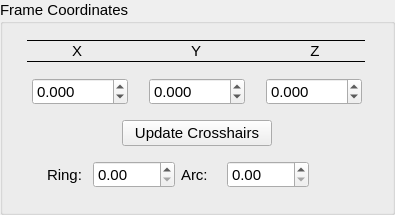
    <widget class="QGroupBox" name="frameCoordsGB">
     <property name="sizePolicy">
      <sizepolicy hsizetype="MinimumExpanding" vsizetype="Preferred">
       <horstretch>0</horstretch>
       <verstretch>0</verstretch>
      </sizepolicy>
     </property>
     <property name="minimumSize">
      <size>
       <width>395</width>
       <height>0</height>
      </size>
     </property>
     <property name="font">
      <font>
       <family>Arial</family>
       <pointsize>11</pointsize>
      </font>
     </property>
     <property name="title">
      <string>Frame Coordinates   </string>
     </property>
     <layout class="QGridLayout" name="gridLayout_3">
      <property name="leftMargin">
       <number>5</number>
      </property>
      <property name="topMargin">
       <number>15</number>
      </property>
      <property name="rightMargin">
       <number>5</number>
      </property>
      <property name="bottomMargin">
       <number>15</number>
      </property>
      <item row="1" column="0" colspan="4">
       <widget class="QWidget" name="widget_6" native="true">
        <property name="font">
         <font>
          <family>Arial</family>
          <pointsize>11</pointsize>
         </font>
        </property>
        <layout class="QHBoxLayout" name="horizontalLayout_3">
         <item>
          <widget class="QDoubleSpinBox" name="frameCoordsPlanningX">
           <property name="sizePolicy">
            <sizepolicy hsizetype="Fixed" vsizetype="Fixed">
             <horstretch>0</horstretch>
             <verstretch>0</verstretch>
            </sizepolicy>
           </property>
           <property name="minimumSize">
            <size>
             <width>65</width>
             <height>0</height>
            </size>
           </property>
           <property name="font">
            <font>
             <family>Arial</family>
             <pointsize>11</pointsize>
            </font>
           </property>
           <property name="focusPolicy">
            <enum>Qt::StrongFocus</enum>
           </property>
           <property name="decimals">
            <number>3</number>
           </property>
           <property name="minimum">
            <double>-1000.000000000000000</double>
           </property>
           <property name="maximum">
            <double>1000.000000000000000</double>
           </property>
          </widget>
         </item>
         <item>
          <widget class="QDoubleSpinBox" name="frameCoordsPlanningY">
           <property name="sizePolicy">
            <sizepolicy hsizetype="Fixed" vsizetype="Fixed">
             <horstretch>0</horstretch>
             <verstretch>0</verstretch>
            </sizepolicy>
           </property>
           <property name="minimumSize">
            <size>
             <width>65</width>
             <height>0</height>
            </size>
           </property>
           <property name="font">
            <font>
             <family>Arial</family>
             <pointsize>11</pointsize>
            </font>
           </property>
           <property name="focusPolicy">
            <enum>Qt::StrongFocus</enum>
           </property>
           <property name="decimals">
            <number>3</number>
           </property>
           <property name="minimum">
            <double>-1000.000000000000000</double>
           </property>
           <property name="maximum">
            <double>1000.000000000000000</double>
           </property>
          </widget>
         </item>
         <item>
          <widget class="QDoubleSpinBox" name="frameCoordsPlanningZ">
           <property name="sizePolicy">
            <sizepolicy hsizetype="Fixed" vsizetype="Fixed">
             <horstretch>0</horstretch>
             <verstretch>0</verstretch>
            </sizepolicy>
           </property>
           <property name="minimumSize">
            <size>
             <width>65</width>
             <height>0</height>
            </size>
           </property>
           <property name="font">
            <font>
             <family>Arial</family>
             <pointsize>11</pointsize>
            </font>
           </property>
           <property name="focusPolicy">
            <enum>Qt::StrongFocus</enum>
           </property>
           <property name="decimals">
            <number>3</number>
           </property>
           <property name="minimum">
            <double>-1000.000000000000000</double>
           </property>
           <property name="maximum">
            <double>1000.000000000000000</double>
           </property>
          </widget>
         </item>
        </layout>
       </widget>
      </item>
      <item row="0" column="0" colspan="4">
       <widget class="QWidget" name="planEntryHeaderWig_3" native="true">
        <property name="font">
         <font>
          <family>Arial</family>
          <pointsize>11</pointsize>
         </font>
        </property>
        <layout class="QGridLayout" name="gridLayout_65">
         <property name="leftMargin">
          <number>0</number>
         </property>
         <property name="topMargin">
          <number>0</number>
         </property>
         <property name="rightMargin">
          <number>0</number>
         </property>
         <property name="bottomMargin">
          <number>0</number>
         </property>
         <property name="spacing">
          <number>0</number>
         </property>
         <item row="2" column="1">
          <widget class="QLabel" name="planEntryHeadY_3">
           <property name="sizePolicy">
            <sizepolicy hsizetype="Fixed" vsizetype="Preferred">
             <horstretch>0</horstretch>
             <verstretch>0</verstretch>
            </sizepolicy>
           </property>
           <property name="minimumSize">
            <size>
             <width>100</width>
             <height>0</height>
            </size>
           </property>
           <property name="font">
            <font>
             <family>Arial</family>
             <pointsize>11</pointsize>
             <weight>50</weight>
             <bold>false</bold>
            </font>
           </property>
           <property name="text">
            <string>Y</string>
           </property>
           <property name="alignment">
            <set>Qt::AlignCenter</set>
           </property>
          </widget>
         </item>
         <item row="0" column="0" colspan="3" alignment="Qt::AlignBottom">
          <widget class="Line" name="line_21">
           <property name="sizePolicy">
            <sizepolicy hsizetype="Minimum" vsizetype="Minimum">
             <horstretch>0</horstretch>
             <verstretch>0</verstretch>
            </sizepolicy>
           </property>
           <property name="font">
            <font>
             <family>Arial</family>
             <pointsize>11</pointsize>
            </font>
           </property>
           <property name="frameShadow">
            <enum>QFrame::Plain</enum>
           </property>
           <property name="lineWidth">
            <number>1</number>
           </property>
           <property name="orientation">
            <enum>Qt::Horizontal</enum>
           </property>
          </widget>
         </item>
         <item row="3" column="0" colspan="3" alignment="Qt::AlignTop">
          <widget class="Line" name="line_22">
           <property name="sizePolicy">
            <sizepolicy hsizetype="Preferred" vsizetype="Fixed">
             <horstretch>0</horstretch>
             <verstretch>0</verstretch>
            </sizepolicy>
           </property>
           <property name="minimumSize">
            <size>
             <width>0</width>
             <height>0</height>
            </size>
           </property>
           <property name="font">
            <font>
             <family>Arial</family>
             <pointsize>11</pointsize>
            </font>
           </property>
           <property name="frameShadow">
            <enum>QFrame::Plain</enum>
           </property>
           <property name="lineWidth">
            <number>1</number>
           </property>
           <property name="orientation">
            <enum>Qt::Horizontal</enum>
           </property>
          </widget>
         </item>
         <item row="2" column="0">
          <widget class="QLabel" name="planEntryHeadX_3">
           <property name="sizePolicy">
            <sizepolicy hsizetype="Fixed" vsizetype="Preferred">
             <horstretch>0</horstretch>
             <verstretch>0</verstretch>
            </sizepolicy>
           </property>
           <property name="minimumSize">
            <size>
             <width>100</width>
             <height>0</height>
            </size>
           </property>
           <property name="font">
            <font>
             <family>Arial</family>
             <pointsize>11</pointsize>
             <weight>50</weight>
             <bold>false</bold>
            </font>
           </property>
           <property name="text">
            <string>X</string>
           </property>
           <property name="alignment">
            <set>Qt::AlignCenter</set>
           </property>
          </widget>
         </item>
         <item row="2" column="2">
          <widget class="QLabel" name="planEntryHeadZ_3">
           <property name="sizePolicy">
            <sizepolicy hsizetype="Fixed" vsizetype="Preferred">
             <horstretch>0</horstretch>
             <verstretch>0</verstretch>
            </sizepolicy>
           </property>
           <property name="minimumSize">
            <size>
             <width>100</width>
             <height>0</height>
            </size>
           </property>
           <property name="font">
            <font>
             <family>Arial</family>
             <pointsize>11</pointsize>
             <weight>50</weight>
             <bold>false</bold>
            </font>
           </property>
           <property name="text">
            <string>Z</string>
           </property>
           <property name="alignment">
            <set>Qt::AlignCenter</set>
           </property>
          </widget>
         </item>
        </layout>
       </widget>
      </item>
      <item row="3" column="1" alignment="Qt::AlignHCenter">
       <widget class="QWidget" name="widget_3" native="true">
        <layout class="QHBoxLayout" name="horizontalLayout">
         <property name="leftMargin">
          <number>0</number>
         </property>
         <property name="topMargin">
          <number>9</number>
         </property>
         <property name="rightMargin">
          <number>0</number>
         </property>
         <property name="bottomMargin">
          <number>9</number>
         </property>
         <item>
          <widget class="QLabel" name="label_46">
           <property name="sizePolicy">
            <sizepolicy hsizetype="Preferred" vsizetype="Preferred">
             <horstretch>0</horstretch>
             <verstretch>0</verstretch>
            </sizepolicy>
           </property>
           <property name="minimumSize">
            <size>
             <width>40</width>
             <height>0</height>
            </size>
           </property>
           <property name="font">
            <font>
             <family>Arial</family>
             <pointsize>11</pointsize>
            </font>
           </property>
           <property name="text">
            <string>Ring:</string>
           </property>
          </widget>
         </item>
         <item>
          <widget class="QDoubleSpinBox" name="planRingAngle">
           <property name="sizePolicy">
            <sizepolicy hsizetype="Preferred" vsizetype="Fixed">
             <horstretch>0</horstretch>
             <verstretch>0</verstretch>
            </sizepolicy>
           </property>
           <property name="minimumSize">
            <size>
             <width>80</width>
             <height>0</height>
            </size>
           </property>
           <property name="font">
            <font>
             <family>Arial</family>
             <pointsize>11</pointsize>
            </font>
           </property>
           <property name="focusPolicy">
            <enum>Qt::StrongFocus</enum>
           </property>
           <property name="maximum">
            <double>1000.000000000000000</double>
           </property>
          </widget>
         </item>
         <item>
          <widget class="QLabel" name="label_47">
           <property name="sizePolicy">
            <sizepolicy hsizetype="Preferred" vsizetype="Preferred">
             <horstretch>0</horstretch>
             <verstretch>0</verstretch>
            </sizepolicy>
           </property>
           <property name="minimumSize">
            <size>
             <width>40</width>
             <height>0</height>
            </size>
           </property>
           <property name="font">
            <font>
             <family>Arial</family>
             <pointsize>11</pointsize>
            </font>
           </property>
           <property name="text">
            <string>Arc:</string>
           </property>
          </widget>
         </item>
         <item>
          <widget class="QDoubleSpinBox" name="planArcAngle">
           <property name="sizePolicy">
            <sizepolicy hsizetype="Preferred" vsizetype="Fixed">
             <horstretch>0</horstretch>
             <verstretch>0</verstretch>
            </sizepolicy>
           </property>
           <property name="minimumSize">
            <size>
             <width>80</width>
             <height>0</height>
            </size>
           </property>
           <property name="font">
            <font>
             <family>Arial</family>
             <pointsize>11</pointsize>
            </font>
           </property>
           <property name="focusPolicy">
            <enum>Qt::StrongFocus</enum>
           </property>
           <property name="maximum">
            <double>1000.000000000000000</double>
           </property>
          </widget>
         </item>
        </layout>
       </widget>
      </item>
      <item row="2" column="1" colspan="2" alignment="Qt::AlignHCenter">
       <widget class="QPushButton" name="crosshairUpdateFrameButton">
        <property name="sizePolicy">
         <sizepolicy hsizetype="Fixed" vsizetype="Fixed">
          <horstretch>0</horstretch>
          <verstretch>0</verstretch>
         </sizepolicy>
        </property>
        <property name="minimumSize">
         <size>
          <width>150</width>
          <height>0</height>
         </size>
        </property>
        <property name="font">
         <font>
          <family>Arial</family>
          <pointsize>11</pointsize>
         </font>
        </property>
        <property name="text">
         <string>Update Crosshairs</string>
        </property>
       </widget>
      </item>
     </layout>
    </widget>
